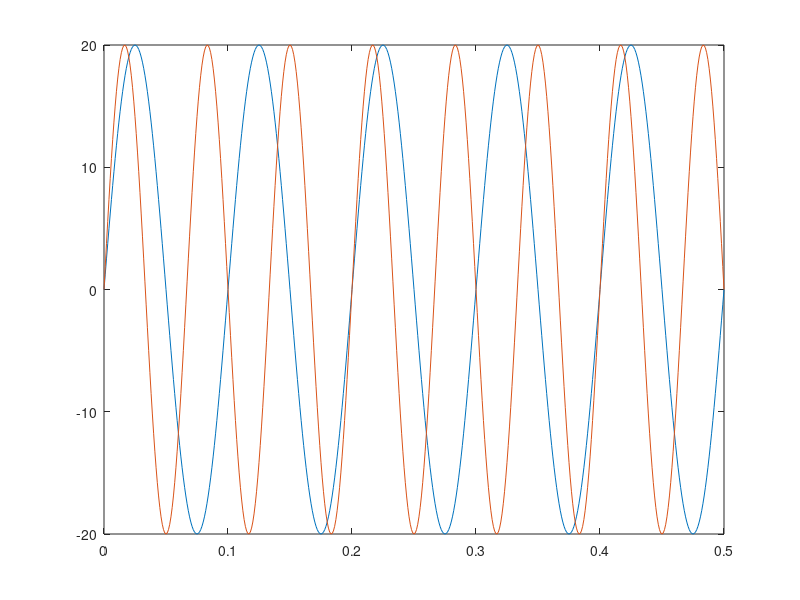
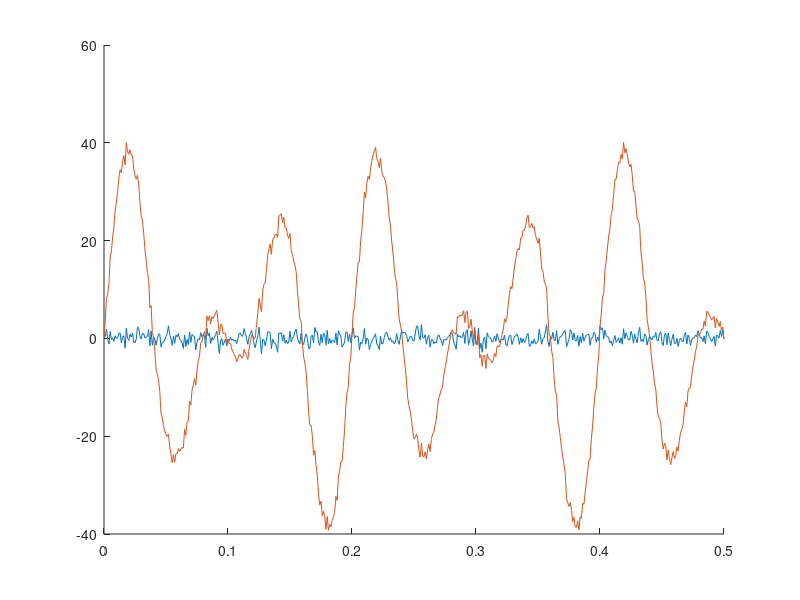

Reproduce these figures in MATLAB, in order.
clear all
close all
t = 0:0.001:0.5;

wave_10 = 20*sin(10*2*pi*t);
wave_15 = 20*sin(15*2*pi*t);

plot(t, wave_10)
hold on
plot(t, wave_15)

figure
hold on
noise = randn(1, length(t));
plot(t, noise);
plot(t, noise+wave_15+wave_10)


